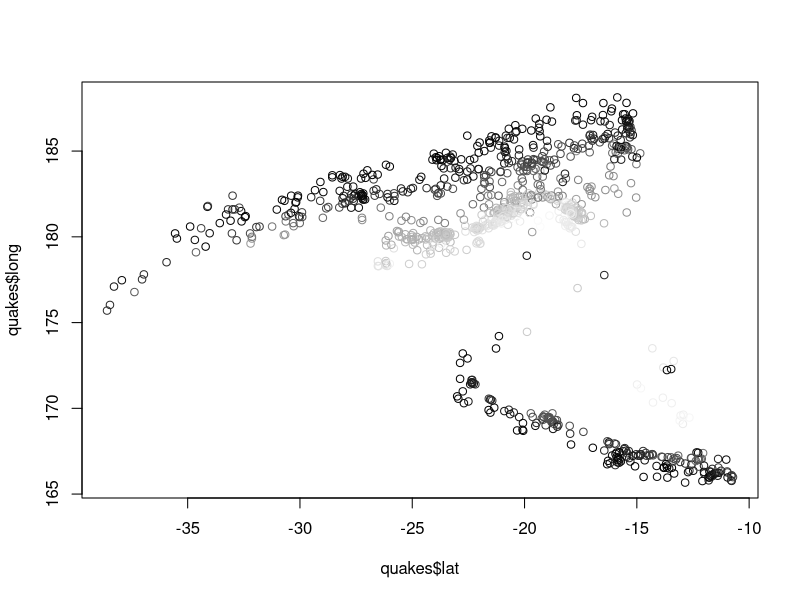
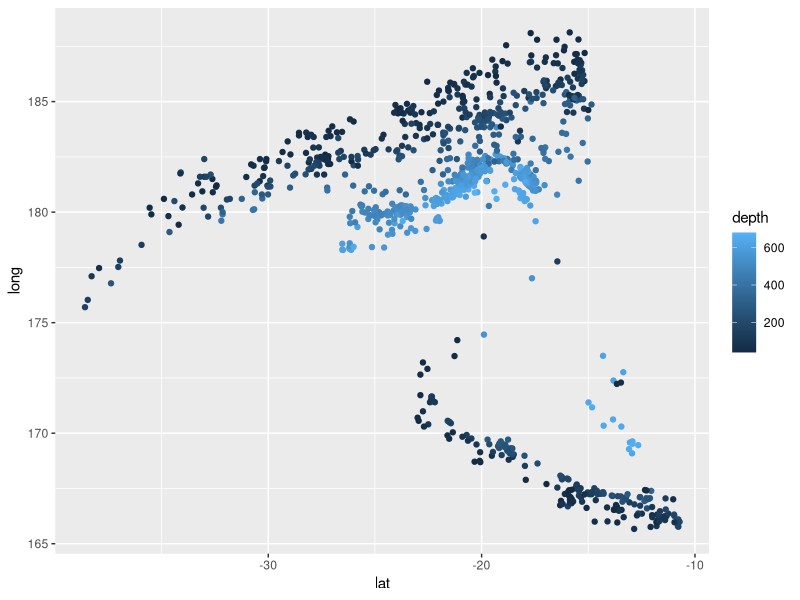
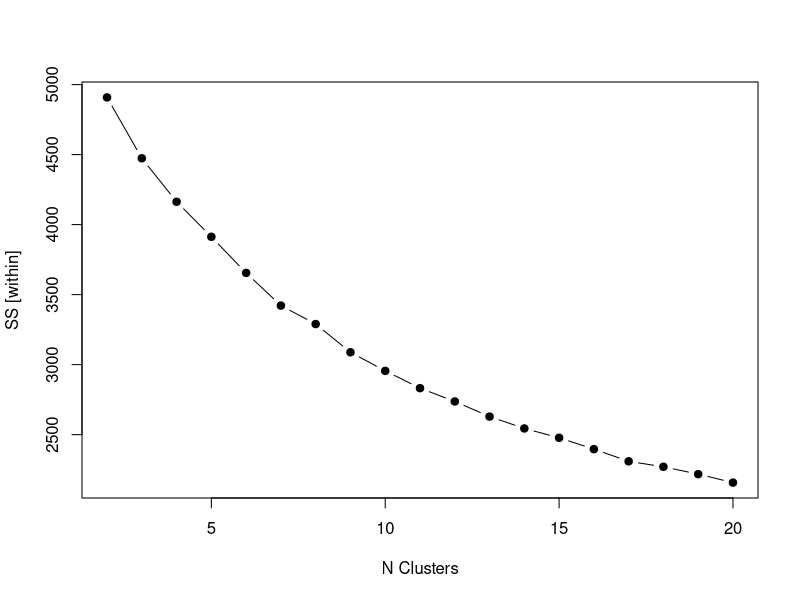
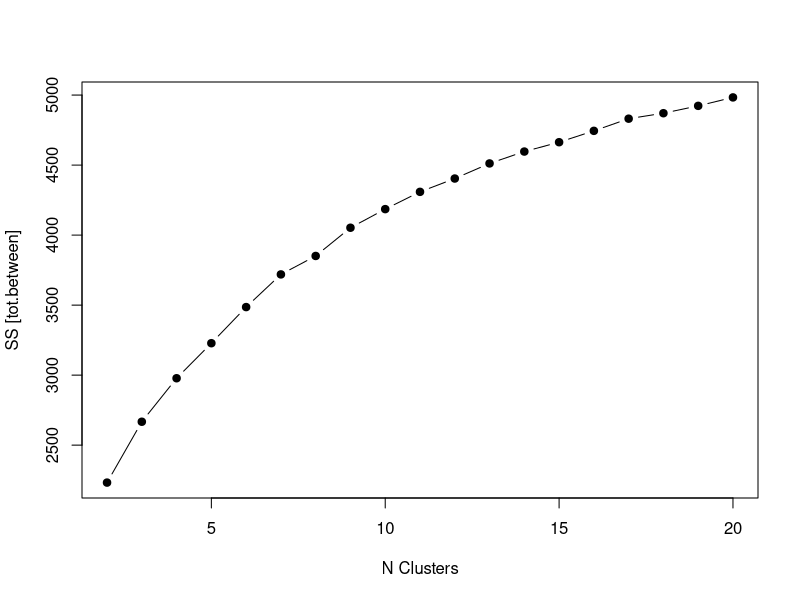
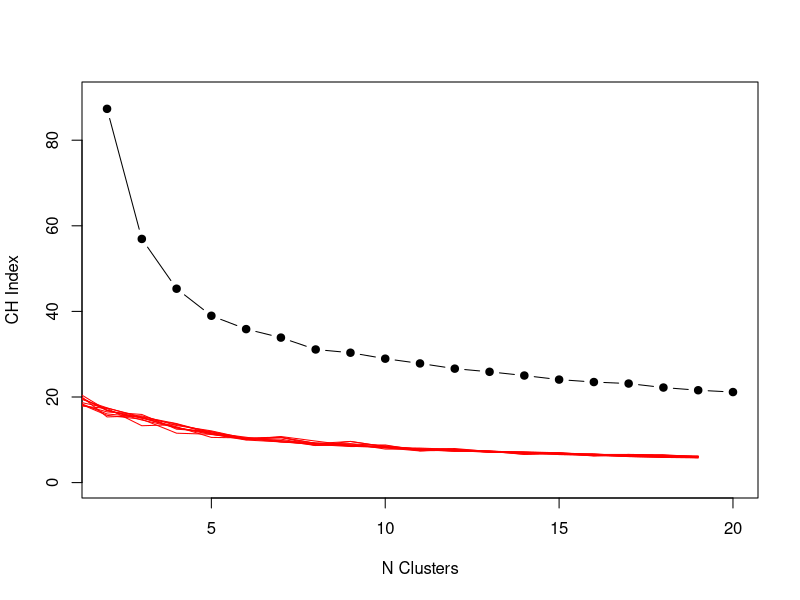
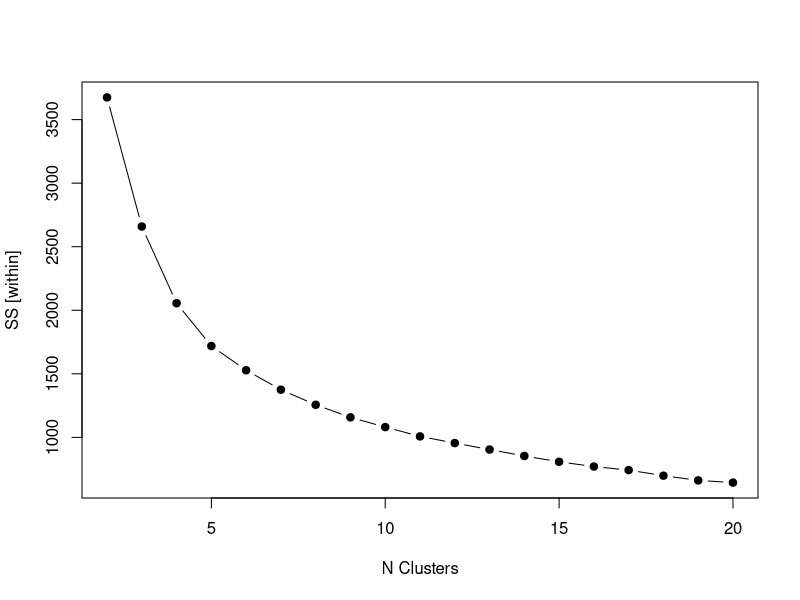
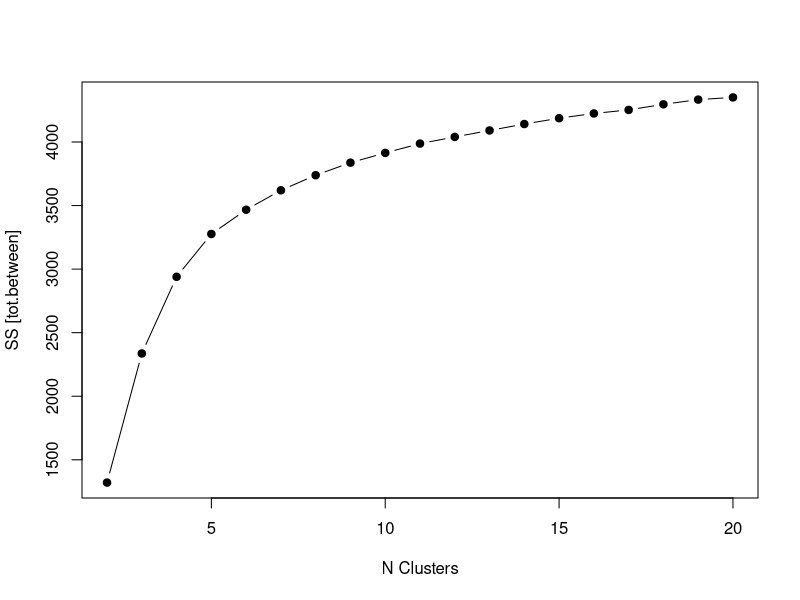
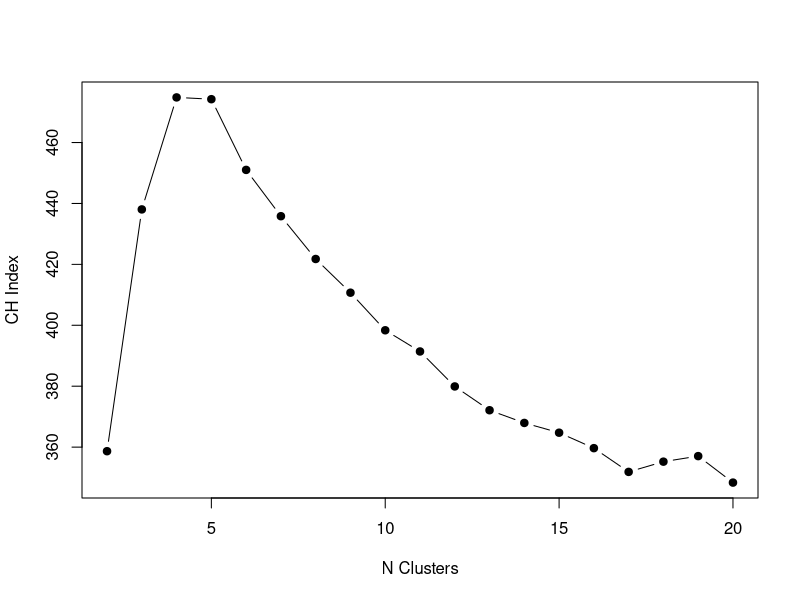

Source code (R) for these figures, in order:
## ---- chunk 1
library(ggplot2)
library(cluster)
knitr::opts_chunk$set(echo = TRUE)
## ---- chunk 2
clr <- gray((quakes$depth-min(quakes$depth))/range(quakes$depth)%*%c(-1,1))
plot(quakes$lat,quakes$long,col=clr)
## ---- chunk 3
ggplot(quakes,aes(x=lat,y=long,colour=depth))+geom_point()
## ---- chunk 4

#Read tab separated whs data
whs <- read.table("whs2016_AnnexB-data-wo-NAs.txt", sep = "\t", quote=NULL)

head(whs)

#Explictely scale data
s.whs <- scale(whs)


xClust <- function(dat, n=20, ns=25){
  set.seed(1234)
  ch <- numeric(n-1)
  within <- numeric(n-1)
  between <- numeric(n-1)
  for (c in 2:n) {
    km <- kmeans(dat, c, nstart = ns)
    within[c-1] <- km$tot.withinss
    between[c-1] <- km$betweenss
    
    #CH Index
    ch[c-1] <- (km$betweenss/(c-1))/(km$tot.withinss/(length(km$cluster)-c))
  }
  list(w=within, b=between, ch=ch)
}


xc <- xClust(s.whs)

plot (2:20,xc$w, ylab="SS [within]", type="b", pch=19, xlab = "N Clusters")

plot (2:20,xc$b, ylab="SS [tot.between]", type="b", pch=19, xlab = "N Clusters")

plot (2:20,xc$ch, ylab="CH Index", type="b", pch=19, xlab = "N Clusters",ylim=c(0,90))


# From the plots above, we can see that no obvious "elbow" emerges if we just look at the within and total sum-of squares. Increasing the number of clusters increases the total between sum of squares and minimizes the withs sum of squares. This suggest a lack of stable clusters. CH-index also shows no discernable good candidate of cluster numbers.
for ( i in 1:10 ) { 
  chrnd = numeric() 
  for ( k in 2:20 ) {
    krnd = kmeans(apply(s.whs,2,function(x)runif(length(x),min(x),max(x))),k)
    chrnd[k-1] = (krnd$betweenss/(k-1))/ (krnd$tot.withinss/(length(krnd$cluster)-k))
  }
  points(chrnd,type="l",col="red") 
}


#Plotting alongside samples from a uniform distribution, we can see that the CH-Index is at its maximum at 2 clusters,  after 3 clusters, the trend of the uniform and the CH-Index is similar. However our data is not random.

# Quakes data

s.quakes <- scale(quakes)

head(s.quakes)
qc <- xClust(s.quakes)

plot (2:20,qc$w, ylab="SS [within]", type="b", pch=19, xlab = "N Clusters")

plot (2:20,qc$b, ylab="SS [tot.between]", type="b", pch=19, xlab = "N Clusters")

plot (2:20,qc$ch, ylab="CH Index", type="b", pch=19, xlab = "N Clusters")

#With the quakes dataset, we have much clearer clustering than what was observed in the WHS dataset
# Both the total between  and within sum of squares seems to indicate that 4 clusters is the optimal number of clusters. This belief is reinforced with the CH- Index data


## ---- chunk 5


lw.unif <- function(m,K,N=20) {
  w <- numeric(N-1)
  for ( i in 2:N ) {
    m.new <- apply(m,2,function(x) { 
      runif(length(x),min=min(x),max=max(x))
     })
    kf <- kmeans(m.new,K, iter.max = 20)
    w[i-1] <- kf$tot.withinss
  }
  return(list(LW=mean(log(w)),SE=sd(log(w))/sqrt(N))) 
}


gapStat <- function(dat, ns=25){
  set.seed(1234)
  gap <- numeric(19)
  se <- numeric(19)
  lw <- numeric(19)
  lt <- numeric(19)
  for ( k in 2:20 ) {
    kf <- kmeans(dat,k, nstart = ns)
    #Null model
    sim <- lw.unif(dat,k)
    lw[k-1] <- sim$LW
    gap[k-1] <- sim$LW - log(kf$tot.withinss) 
    se[k-1] <- sim$SE
    lt[k-1] <- log(kf$tot.withinss)
  }   
  return(list(sLW=lw, sSE=se, kGap=gap, kLT = lt))
}


# find optimal K: 
optK <- function (x)min(which(x$kGap[-length(x$kGap)]>=(x$kGap-x$sSE)[-1] ) )



g1 <- gapStat(s.whs)

plot(2:20,g1$kGap,pch=19,type="b" ,ylab="gap", xlab="N Clusters")
#Again, visually no real discernable peak. Although it looks like the first (small) peak is reached at cluster size of 8

optK(g1)
# Throws warning due to no points meeting criteria. Seems to suggest that there is no clearly defined clusters


plot(2:20,g1$sLW,type="l",lwd=1,col="red",xlab="K" ,ylab="log(withinss)", ylim=c(7.5,11))
arrows(2:20, g1$sLW-g1$sSE, 2:20, g1$sLW+g1$sSE, length=0.05, angle=90, code=3, col=2) 
points(2:20,g1$kLT,type="b",pch=19,lwd=2)
legend("topright",c("ori","unif"),text.col=1:2,col=1:2,pch=c(19,3),lwd=c(1,2),ncol=2)

#Following from the lectures, plotting the Log (within sum of quares) for both the uniform and observed data
#Gap statistic should maximize when the difference between the original and null are maximized. Here it seems to increase with the increase in cluster numbers


##Quakes data
q1 <- gapStat(s.quakes)
plot(2:20,q1$kGap,pch=19,type="b", ylab="gap",xlab="N Clusters")

#Here we can see that the first peak is reached at cluster 5
optK(q1)

#The optimal cluster is calculated as 4, which is in line with what was observed for problem 1

## ---- chunk 6



matrix.sort <- function(m) {
  require(clue)
  p = solve_LSAP(m, maximum=T) # find the permutation...
  m[, p] # and apply it!
}


cmp.shortcut = function(dat,K) {
   h <- hclust(dist(dat), method = "ward.D")
   matrix.sort(table(
      hc <- cutree(h,K),
      km <- kmeans(dat, K, nstart=50)$cluster
      ))
}

library(clue)


cmp.shortcut(s.whs, 2)
#At 2 clusters, the groupings seems to perform rather well, it seems fairly stable across methods

cmp.shortcut(s.whs, 3)

#At 3 clusters, we can see that one cluster has differentiated well, however the other 2 clusters have more uncertainty that the 2 cluster groupings
cmp.shortcut(s.whs, 4)

#At 4 clusters, the table is noisy and there is little pattern to the clustering. There is little agreement between the methods


##Quakes data

cmp.shortcut(s.quakes, 2)
# Almost no pattern observed at 2 clusters
cmp.shortcut(s.quakes, 3)
#Still quite a bit of disagreement

cmp.shortcut(s.quakes, 4)
#Much better, still a bit of noise for most clusters. It seems that the two methods assign clusters quite differently


## ---- chunk 7

within=function(d,clust) { 
  w=numeric(length(unique(clust))) 
  for ( i in sort(unique(clust)) ) {
    members = d[clust==i,,drop=F]
    centroid = apply(members,2,mean) 
    members.diff = sweep(members,2,centroid) 
    w[i] = sum(members.diff^2)
  }
  return(w) 
}

between=function(d,clust) {
  b=0
  total.mean = apply(d,2,mean)
  for ( i in sort(unique(clust))) {
    members = d[clust==i,,drop=F] 
      centroid = apply(members,2,mean) 
      b = b + nrow(members)*sum( (centroid-total.mean)^2 )
  }
return(b) 
}



data.1=s.whs
dd.1=dist(data.1)
hw.1=hclust(dd.1,method="ward.D2") 
w.tot=numeric(19)
btw=numeric(19)
for ( k in 2:20 ) {
  clust = cutree(hw.1,k=k)
  w = within(data.1,clust) 
  w.tot[k-1]=sum(w)
  btw[k-1] = between(data.1,clust)
}

plot(2:20, btw, type="b", ylim=c(2000,7000) ,xlab="Clusters", ylab="Tot Between SS")

points(2:20, xc$b, col="red", pch=19,type="b")
legend("topright",c("kmeans","hclust"),text.col=1:2,col=1:2,pch=c(1,19),lwd=c(1,2),ncol=2)

#As can be seen from the plot, the two methods perform somewhat similary with Hclust producing slightly higher Between SS, especially when the number of clusters are low.


#Quake data
data.1=s.quakes
dd.1=dist(data.1)
hw.1=hclust(dd.1,method="ward.D2") 
w.tot=numeric(19)
btw=numeric(19)
for ( k in 2:20 ) {
  clust = cutree(hw.1,k=k)
  w = within(data.1,clust) 
  w.tot[k-1]=sum(w)
  btw[k-1] = between(data.1,clust)
}

plot(2:20, btw, type="b", ylim=c(1000,7000) ,xlab="Clusters", ylab="Tot Between SS")

points(2:20, xc$b, col="red", pch=19,type="b")
legend("topright",c("kmeans","hclust"),text.col=1:2,col=1:2,pch=c(1,19),lwd=c(1,2),ncol=2)

#Again, Hclust seems to be doing a better job for maximising between sum of squares. However, at around the optimal number of clusters (4-5), both methods perform much more similarly. As the number of clusters increase, hclust seems to outperform kmeans in this metric.

## ---- chunk 8


dat.1 <- s.whs

ori.heights = hw.1$height 
rnd.heights = numeric() 
for ( i.sim in 1:100 ) {
   data.rnd <-apply(data.1,2,sample) 
   hw.rnd=hclust(dist(data.rnd),method="ward.D2") 
   rnd.heights <- c(rnd.heights,hw.rnd$height)
} 
plot(ori.heights,rank(ori.heights)/length(ori.heights),
   col="red",xlab="height",ylab="F(height)",pch=19)
points(rnd.heights,rank(rnd.heights)/length(rnd.heights),
   col="blue")





dat.1 <- s.quakes

ori.heights = hw.1$height 
rnd.heights = numeric() 
for ( i.sim in 1:100 ) {
   data.rnd <-apply(data.1,2,sample) 
   hw.rnd=hclust(dist(data.rnd),method="ward.D2") 
   rnd.heights <- c(rnd.heights,hw.rnd$height)
} 
plot(ori.heights,rank(ori.heights)/length(ori.heights),
   col="red",xlab="height",ylab="F(height)",pch=19)
points(rnd.heights,rank(rnd.heights)/length(rnd.heights),
   col="blue")
